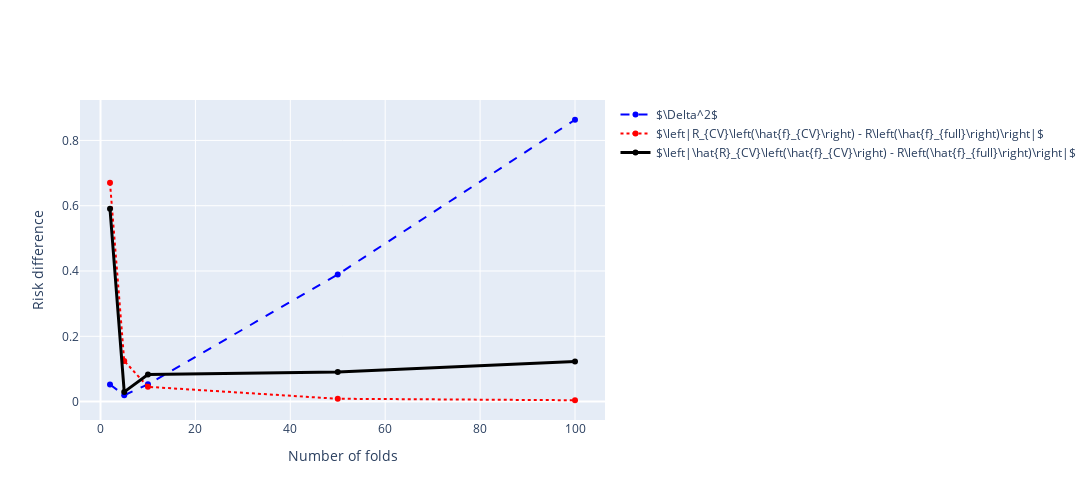

Notebook source saved alongside this figure:
### Markdown cell above
When choosing the number of cross-validation (CV) folds, we have to be aware of a trade-off that is illustrated in the figure below.

Let's assume that we perform $K$-fold CV and we use a data set $D$, with $n$ labeled samples. Let us denote by $D_T$ the $(K-1)$ splits that we use for training and by $D_V$ the split that we use for validation. We can choose $K$ such splits and we denote them as $D_T^{(k)}$ and $D_V^{(k)}$ for $k \in \{1, ..., K\}$. The cardinals of these sets are $\frac{n(K-1)}{K}$ and $\frac{n}{K}$ respectively.

On the one hand, we want to have enough samples in the training subset $D_T$ in order a good prediction function. If $K$ is too small, then $|D_T| << |D|$ and by training on $D_T$ we obtain an estimator that is much worse than what we could have gotten, had we trained on the whole labeled set $D$ (red line below).

On the other hand, we want to have a large enough validation split, such that the validation empirical risk is a good estimate of the population risk of a prediction function. This happens if $K$ is too large (blue line below).

We assume the following notation:

- Population risk: $R(f) := \mathbb{E}_{x, y} \left[ \left(y - f(x)\right)^2 \right]$
- Validation risk on the $k^{\text{th}}$ validation split: $\hat{R}^{(k)}(f) := \frac{1}{\left| D_V^{(k)} \right|} \sum_{(x_i, y_i)\in D_V^{(k)}} \left(y_i - f(x_i)\right)^2$
- Linear regression estimator trained on the whole labeled set: $\hat{f}_{full} := \text{argmin}_f \frac{1}{\left| D \right|} \sum_{(x_i, y_i)\in D} \left(y_i - f(x_i)\right)^2$
- Linear regression estimator trained on the $k^{\text{th}}$ training split: $\hat{f}_{CV}^{(k)} := \text{argmin}_f \frac{1}{\left| D_T^{(k)} \right|} \sum_{(x_i, y_i)\in D_T^{(k)}} \left(y_i - f(x_i)\right)^2$


- Average population risk of CV estimators: $R_{CV} := \frac{1}{K} \sum_{k=1}^K R\left( \hat{f}_{CV}^{(k)}(x)\right)$
- Empirical CV risk computed on the validation set: $\hat{R}_{CV}:= \frac{1}{K} \sum_{k=1}^K \hat{R}^{(k)} \left( \hat{f}_{CV}^{(k)}(x) \right)$
- Average squared difference between the validation risk and the population risk: $\Delta^2 := \frac{1}{K} \sum_{k=1}^K \left( R\left( \hat{f}_{CV}^{(k)}(x)\right) - \hat{R}^{(k)} \left( \hat{f}_{CV}^{(k)}(x) \right) \right)^2$

### Code cell
num_runs = 1

def get_risks_for_kfold_cv(Ks):
  n = 400
  d = 100
  noise_sigma = 1
  snr = 1

  X, y, beta_star, Sigma = generate_data(n=n, d=d, snr=snr, noise_sigma=noise_sigma, seed=99)

  lin_reg_full_set = LinearRegression(fit_intercept=False)
  lin_reg_full_set.fit(X, y)
  lin_reg_full_population_risk = compute_population_risk(beta_star, lin_reg_full_set.coef_, noise_sigma, Sigma)

  pop_risks, validation_risks, cv_vs_pop_squared_difference = [], [], []
  for K in Ks:
    curr_K_pop_risks, curr_K_cv_risks = [], []
    kf = KFold(n_splits=K)
    for train_index, valid_index in kf.split(X):
      lin_reg = LinearRegression(fit_intercept=False)
      lin_reg.fit(X[train_index], y[train_index])
      curr_K_pop_risks.append(compute_population_risk(beta_star, lin_reg.coef_, noise_sigma, Sigma))
      curr_K_cv_risks.append(compute_empirical_risk(lin_reg.coef_, X[valid_index], y[valid_index]))
    curr_K_pop_risks = np.array(curr_K_pop_risks)
    curr_K_cv_risks = np.array(curr_K_cv_risks)
    pop_risks.append(curr_K_pop_risks.mean())
    validation_risks.append(curr_K_cv_risks.mean())
    cv_vs_pop_squared_difference.append(np.power(curr_K_pop_risks - curr_K_cv_risks, 2).mean())

  pop_risks = np.array(pop_risks)
  validation_risks = np.array(validation_risks)
  return {
      "valid_vs_pop_risk": cv_vs_pop_squared_difference,
      "full_vs_cv_pop_risk": np.fabs(pop_risks - lin_reg_full_population_risk),
      "valid_cv_risk_vs_full_pop_risk": np.fabs(validation_risks - lin_reg_full_population_risk),
  }

Ks = [2, 5, 10, 50, 100]
aggregated_results = repeat_experiment(num_runs, get_risks_for_kfold_cv, {"Ks": Ks})

fig = go.Figure()
# Validation risk vs Population risk.
fig.add_trace(go.Scatter(x=Ks, y=aggregated_results["valid_vs_pop_risk"], line_dash="dash", marker_color="blue",
                         name=r"$\Delta^2$"))
# Full set estimator vs CV estimator (pop. risk).
fig.add_trace(go.Scatter(x=Ks, y=aggregated_results["full_vs_cv_pop_risk"], line_dash="dot", marker_color="red",
                         name=r"$\left|R_{CV}\left(\hat{f}_{CV}\right) - R\left(\hat{f}_{full}\right)\right|$"))
# Validation risk of CV estimator vs Population risk of full set estimator.
fig.add_trace(go.Scatter(x=Ks, y=aggregated_results["valid_cv_risk_vs_full_pop_risk"], marker_color="black", line_width=3, 
                         name=r"$\left|\hat{R}_{CV}\left(\hat{f}_{CV}\right) - R\left(\hat{f}_{full}\right)\right|$"))

fig.update_layout(
  height=figure_height,
  width=figure_width,
  yaxis_title="Risk difference",
  xaxis_title="Number of folds",
)
fig.show()

### Figure 1 — Plotly figure (JSON) as saved in the notebook; plotly's stock layout.template omitted (floating-point values rounded to 4 significant figures)
{"data": [{"line": {"dash": "dash"}, "marker": {"color": "blue"}, "name": "$\\Delta^2$", "type": "scatter", "x": [2, 5, 10, 50, 100], "y": [0.05254, 0.01933, 0.05287, 0.3893, 0.8634]}, {"line": {"dash": "dot"}, "marker": {"color": "red"}, "name": "$\\left|R_{CV}\\left(\\hat{f}_{CV}\\right) - R\\left(\\hat{f}_{full}\\right)\\right|$", "type": "scatter", "x": [2, 5, 10, 50, 100], "y": [0.6703, 0.1247, 0.0452, 0.008685, 0.004107]}, {"line": {"width": 3}, "marker": {"color": "black"}, "name": "$\\left|\\hat{R}_{CV}\\left(\\hat{f}_{CV}\\right) - R\\left(\\hat{f}_{full}\\right)\\right|$", "type": "scatter", "x": [2, 5, 10, 50, 100], "y": [0.5903, 0.02975, 0.08287, 0.09046, 0.1232]}], "layout": {"height": 500, "width": 1200, "xaxis": {"title": {"text": "Number of folds"}}, "yaxis": {"title": {"text": "Risk difference"}}}}
